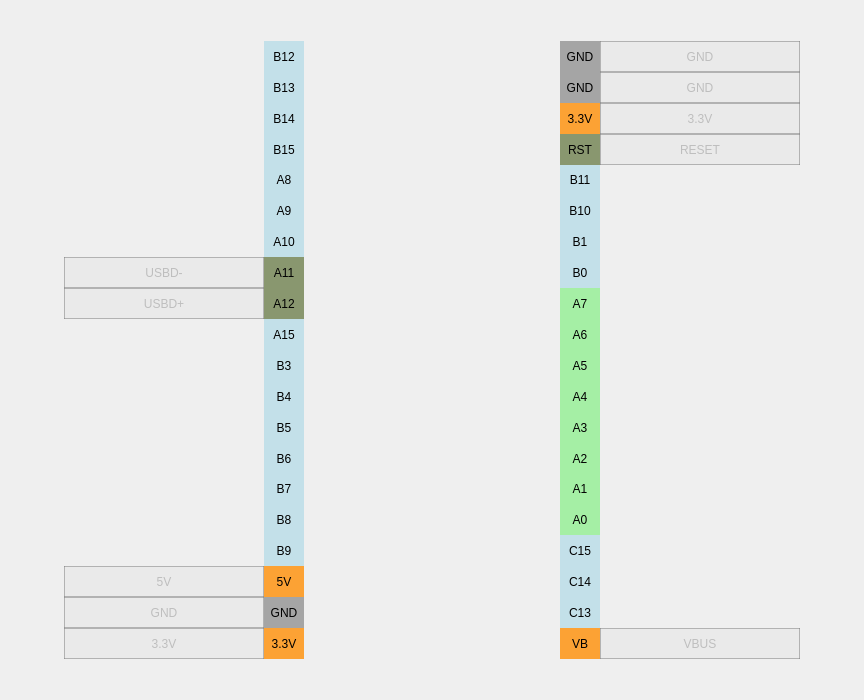
<?xml version="1.0" encoding="UTF-8"?>
<ui version="4.0">
 <class>PinsBluePill</class>
 <widget class="QWidget" name="PinsBluePill">
  <property name="geometry">
   <rect>
    <x>0</x>
    <y>0</y>
    <width>864</width>
    <height>700</height>
   </rect>
  </property>
  <layout class="QGridLayout" name="gridLayout" rowstretch="1,15,1" columnstretch="4,15,16,15,4">
   <property name="leftMargin">
    <number>0</number>
   </property>
   <property name="topMargin">
    <number>0</number>
   </property>
   <property name="rightMargin">
    <number>0</number>
   </property>
   <property name="bottomMargin">
    <number>0</number>
   </property>
   <property name="spacing">
    <number>0</number>
   </property>
   <item row="0" column="2">
    <spacer name="verticalSpacer_2">
     <property name="orientation">
      <enum>Qt::Vertical</enum>
     </property>
     <property name="sizeHint" stdset="0">
      <size>
       <width>20</width>
       <height>40</height>
      </size>
     </property>
    </spacer>
   </item>
   <item row="1" column="1">
    <layout class="QGridLayout" name="layoutG_pinsLeft" columnstretch="5,1">
     <property name="leftMargin">
      <number>0</number>
     </property>
     <property name="rightMargin">
      <number>0</number>
     </property>
     <property name="spacing">
      <number>0</number>
     </property>
     <item row="3" column="1">
      <widget class="QLabel" name="text_B15">
       <property name="styleSheet">
        <string notr="true">background-color: rgba(173, 216, 230, 170);
color: rgb(0, 0, 0);</string>
       </property>
       <property name="text">
        <string notr="true">B15</string>
       </property>
       <property name="alignment">
        <set>Qt::AlignCenter</set>
       </property>
       <property name="textInteractionFlags">
        <set>Qt::NoTextInteraction</set>
       </property>
      </widget>
     </item>
     <item row="4" column="1">
      <widget class="QLabel" name="text_A8">
       <property name="styleSheet">
        <string notr="true">background-color: rgba(173, 216, 230, 170);
color: rgb(0, 0, 0);</string>
       </property>
       <property name="text">
        <string notr="true">A8</string>
       </property>
       <property name="alignment">
        <set>Qt::AlignCenter</set>
       </property>
       <property name="textInteractionFlags">
        <set>Qt::NoTextInteraction</set>
       </property>
      </widget>
     </item>
     <item row="10" column="1">
      <widget class="QLabel" name="text_B3">
       <property name="styleSheet">
        <string notr="true">background-color: rgba(173, 216, 230, 170);
color: rgb(0, 0, 0);</string>
       </property>
       <property name="text">
        <string notr="true">B3</string>
       </property>
       <property name="alignment">
        <set>Qt::AlignCenter</set>
       </property>
       <property name="textInteractionFlags">
        <set>Qt::NoTextInteraction</set>
       </property>
      </widget>
     </item>
     <item row="5" column="1">
      <widget class="QLabel" name="text_A9">
       <property name="styleSheet">
        <string notr="true">background-color: rgba(173, 216, 230, 170);
color: rgb(0, 0, 0);</string>
       </property>
       <property name="text">
        <string notr="true">A9</string>
       </property>
       <property name="alignment">
        <set>Qt::AlignCenter</set>
       </property>
       <property name="textInteractionFlags">
        <set>Qt::NoTextInteraction</set>
       </property>
      </widget>
     </item>
     <item row="13" column="1">
      <widget class="QLabel" name="text_B6">
       <property name="styleSheet">
        <string notr="true">background-color: rgba(173, 216, 230, 170);
color: rgb(0, 0, 0);</string>
       </property>
       <property name="text">
        <string notr="true">B6</string>
       </property>
       <property name="alignment">
        <set>Qt::AlignCenter</set>
       </property>
       <property name="textInteractionFlags">
        <set>Qt::NoTextInteraction</set>
       </property>
      </widget>
     </item>
     <item row="14" column="1">
      <widget class="QLabel" name="text_B7">
       <property name="styleSheet">
        <string notr="true">background-color: rgba(173, 216, 230, 170);
color: rgb(0, 0, 0);</string>
       </property>
       <property name="text">
        <string notr="true">B7</string>
       </property>
       <property name="alignment">
        <set>Qt::AlignCenter</set>
       </property>
       <property name="textInteractionFlags">
        <set>Qt::NoTextInteraction</set>
       </property>
      </widget>
     </item>
     <item row="19" column="1">
      <widget class="QLabel" name="text_33V_2">
       <property name="styleSheet">
        <string notr="true">background-color: rgba(255, 140, 0, 200);
color: rgb(0, 0, 0);</string>
       </property>
       <property name="text">
        <string notr="true">3.3V</string>
       </property>
       <property name="alignment">
        <set>Qt::AlignCenter</set>
       </property>
       <property name="textInteractionFlags">
        <set>Qt::NoTextInteraction</set>
       </property>
      </widget>
     </item>
     <item row="2" column="1">
      <widget class="QLabel" name="text_B14">
       <property name="styleSheet">
        <string notr="true">background-color: rgba(173, 216, 230, 170);
color: rgb(0, 0, 0);</string>
       </property>
       <property name="text">
        <string notr="true">B14</string>
       </property>
       <property name="alignment">
        <set>Qt::AlignCenter</set>
       </property>
       <property name="textInteractionFlags">
        <set>Qt::NoTextInteraction</set>
       </property>
      </widget>
     </item>
     <item row="15" column="1">
      <widget class="QLabel" name="text_B8">
       <property name="styleSheet">
        <string notr="true">background-color: rgba(173, 216, 230, 170);
color: rgb(0, 0, 0);</string>
       </property>
       <property name="text">
        <string notr="true">B8</string>
       </property>
       <property name="alignment">
        <set>Qt::AlignCenter</set>
       </property>
       <property name="textInteractionFlags">
        <set>Qt::NoTextInteraction</set>
       </property>
      </widget>
     </item>
     <item row="7" column="1">
      <widget class="QLabel" name="text_A11_2">
       <property name="styleSheet">
        <string notr="true">background-color: rgba(85, 107, 47, 170);
color: rgb(0, 0, 0);</string>
       </property>
       <property name="text">
        <string notr="true">A11</string>
       </property>
       <property name="alignment">
        <set>Qt::AlignCenter</set>
       </property>
       <property name="textInteractionFlags">
        <set>Qt::NoTextInteraction</set>
       </property>
      </widget>
     </item>
     <item row="11" column="1">
      <widget class="QLabel" name="text_B4">
       <property name="styleSheet">
        <string notr="true">background-color: rgba(173, 216, 230, 170);
color: rgb(0, 0, 0);</string>
       </property>
       <property name="text">
        <string notr="true">B4</string>
       </property>
       <property name="alignment">
        <set>Qt::AlignCenter</set>
       </property>
       <property name="textInteractionFlags">
        <set>Qt::NoTextInteraction</set>
       </property>
      </widget>
     </item>
     <item row="0" column="1">
      <widget class="QLabel" name="text_B12">
       <property name="styleSheet">
        <string notr="true">background-color: rgba(173, 216, 230, 170);
color: rgb(0, 0, 0);</string>
       </property>
       <property name="text">
        <string notr="true">B12</string>
       </property>
       <property name="alignment">
        <set>Qt::AlignCenter</set>
       </property>
       <property name="textInteractionFlags">
        <set>Qt::NoTextInteraction</set>
       </property>
      </widget>
     </item>
     <item row="12" column="1">
      <widget class="QLabel" name="text_B5">
       <property name="styleSheet">
        <string notr="true">background-color: rgba(173, 216, 230, 170);
color: rgb(0, 0, 0);</string>
       </property>
       <property name="text">
        <string notr="true">B5</string>
       </property>
       <property name="alignment">
        <set>Qt::AlignCenter</set>
       </property>
       <property name="textInteractionFlags">
        <set>Qt::NoTextInteraction</set>
       </property>
      </widget>
     </item>
     <item row="16" column="1">
      <widget class="QLabel" name="text_B9">
       <property name="styleSheet">
        <string notr="true">background-color: rgba(173, 216, 230, 170);
color: rgb(0, 0, 0);</string>
       </property>
       <property name="text">
        <string notr="true">B9</string>
       </property>
       <property name="alignment">
        <set>Qt::AlignCenter</set>
       </property>
       <property name="textInteractionFlags">
        <set>Qt::NoTextInteraction</set>
       </property>
      </widget>
     </item>
     <item row="8" column="1">
      <widget class="QLabel" name="text_A12_2">
       <property name="styleSheet">
        <string notr="true">background-color: rgba(85, 107, 47, 170);
color: rgb(0, 0, 0);</string>
       </property>
       <property name="text">
        <string notr="true">A12</string>
       </property>
       <property name="alignment">
        <set>Qt::AlignCenter</set>
       </property>
       <property name="textInteractionFlags">
        <set>Qt::NoTextInteraction</set>
       </property>
      </widget>
     </item>
     <item row="17" column="1">
      <widget class="QLabel" name="text_5V_2">
       <property name="styleSheet">
        <string notr="true">background-color: rgba(255, 140, 0, 200);
color: rgb(0, 0, 0);</string>
       </property>
       <property name="text">
        <string notr="true">5V</string>
       </property>
       <property name="alignment">
        <set>Qt::AlignCenter</set>
       </property>
       <property name="textInteractionFlags">
        <set>Qt::NoTextInteraction</set>
       </property>
      </widget>
     </item>
     <item row="9" column="1">
      <widget class="QLabel" name="text_A15">
       <property name="styleSheet">
        <string notr="true">background-color: rgba(173, 216, 230, 170);
color: rgb(0, 0, 0);</string>
       </property>
       <property name="text">
        <string notr="true">A15</string>
       </property>
       <property name="alignment">
        <set>Qt::AlignCenter</set>
       </property>
       <property name="textInteractionFlags">
        <set>Qt::NoTextInteraction</set>
       </property>
      </widget>
     </item>
     <item row="18" column="1">
      <widget class="QLabel" name="text_GND_2">
       <property name="styleSheet">
        <string notr="true">background-color: rgba(128, 128, 128, 170);
color: rgb(0, 0, 0);</string>
       </property>
       <property name="text">
        <string notr="true">GND</string>
       </property>
       <property name="alignment">
        <set>Qt::AlignCenter</set>
       </property>
       <property name="textInteractionFlags">
        <set>Qt::NoTextInteraction</set>
       </property>
      </widget>
     </item>
     <item row="1" column="1">
      <widget class="QLabel" name="text_B13">
       <property name="styleSheet">
        <string notr="true">background-color: rgba(173, 216, 230, 170);
color: rgb(0, 0, 0);</string>
       </property>
       <property name="text">
        <string notr="true">B13</string>
       </property>
       <property name="alignment">
        <set>Qt::AlignCenter</set>
       </property>
       <property name="textInteractionFlags">
        <set>Qt::NoTextInteraction</set>
       </property>
      </widget>
     </item>
     <item row="6" column="1">
      <widget class="QLabel" name="text_A10">
       <property name="styleSheet">
        <string notr="true">background-color: rgba(173, 216, 230, 170);
color: rgb(0, 0, 0);</string>
       </property>
       <property name="text">
        <string notr="true">A10</string>
       </property>
       <property name="alignment">
        <set>Qt::AlignCenter</set>
       </property>
       <property name="textInteractionFlags">
        <set>Qt::NoTextInteraction</set>
       </property>
      </widget>
     </item>
     <item row="18" column="0">
      <widget class="QLabel" name="label_GND">
       <property name="enabled">
        <bool>false</bool>
       </property>
       <property name="styleSheet">
        <string notr="true">border: 1px solid;
border-color: rgba(124, 124, 124, 130);
background-color: rgba(105, 105, 105, 10);</string>
       </property>
       <property name="frameShape">
        <enum>QFrame::StyledPanel</enum>
       </property>
       <property name="text">
        <string notr="true">GND</string>
       </property>
       <property name="alignment">
        <set>Qt::AlignCenter</set>
       </property>
      </widget>
     </item>
     <item row="19" column="0">
      <widget class="QLabel" name="label_33V">
       <property name="enabled">
        <bool>false</bool>
       </property>
       <property name="styleSheet">
        <string notr="true">border: 1px solid;
border-color: rgba(124, 124, 124, 130);
background-color: rgba(105, 105, 105, 10);</string>
       </property>
       <property name="frameShape">
        <enum>QFrame::StyledPanel</enum>
       </property>
       <property name="text">
        <string notr="true">3.3V</string>
       </property>
       <property name="alignment">
        <set>Qt::AlignCenter</set>
       </property>
      </widget>
     </item>
     <item row="17" column="0">
      <widget class="QLabel" name="label_5V">
       <property name="enabled">
        <bool>false</bool>
       </property>
       <property name="styleSheet">
        <string notr="true">border: 1px solid;
border-color: rgba(124, 124, 124, 130);
background-color: rgba(105, 105, 105, 10);</string>
       </property>
       <property name="frameShape">
        <enum>QFrame::StyledPanel</enum>
       </property>
       <property name="text">
        <string notr="true">5V</string>
       </property>
       <property name="alignment">
        <set>Qt::AlignCenter</set>
       </property>
      </widget>
     </item>
     <item row="7" column="0">
      <widget class="QLabel" name="label_USBDminus">
       <property name="enabled">
        <bool>false</bool>
       </property>
       <property name="styleSheet">
        <string notr="true">border: 1px solid;
border-color: rgba(124, 124, 124, 130);
background-color: rgba(105, 105, 105, 10);</string>
       </property>
       <property name="frameShape">
        <enum>QFrame::StyledPanel</enum>
       </property>
       <property name="text">
        <string notr="true">USBD-</string>
       </property>
       <property name="alignment">
        <set>Qt::AlignCenter</set>
       </property>
      </widget>
     </item>
     <item row="8" column="0">
      <widget class="QLabel" name="label_USBDplus">
       <property name="enabled">
        <bool>false</bool>
       </property>
       <property name="styleSheet">
        <string notr="true">border: 1px solid;
border-color: rgba(124, 124, 124, 130);
background-color: rgba(105, 105, 105, 10);</string>
       </property>
       <property name="frameShape">
        <enum>QFrame::StyledPanel</enum>
       </property>
       <property name="text">
        <string notr="true">USBD+</string>
       </property>
       <property name="alignment">
        <set>Qt::AlignCenter</set>
       </property>
      </widget>
     </item>
    </layout>
   </item>
   <item row="1" column="3">
    <layout class="QGridLayout" name="layoutG_pinsRight" columnstretch="1,5">
     <property name="leftMargin">
      <number>0</number>
     </property>
     <property name="spacing">
      <number>0</number>
     </property>
     <item row="15" column="0">
      <widget class="QLabel" name="text_A0">
       <property name="styleSheet">
        <string notr="true">background-color: rgba(144, 238, 144, 200);
color: rgb(0, 0, 0);</string>
       </property>
       <property name="text">
        <string notr="true">A0</string>
       </property>
       <property name="alignment">
        <set>Qt::AlignCenter</set>
       </property>
       <property name="textInteractionFlags">
        <set>Qt::NoTextInteraction</set>
       </property>
      </widget>
     </item>
     <item row="10" column="0">
      <widget class="QLabel" name="text_A5">
       <property name="styleSheet">
        <string notr="true">background-color: rgba(144, 238, 144, 200);
color: rgb(0, 0, 0);</string>
       </property>
       <property name="text">
        <string notr="true">A5</string>
       </property>
       <property name="alignment">
        <set>Qt::AlignCenter</set>
       </property>
       <property name="textInteractionFlags">
        <set>Qt::NoTextInteraction</set>
       </property>
      </widget>
     </item>
     <item row="5" column="0">
      <widget class="QLabel" name="text_B10">
       <property name="styleSheet">
        <string notr="true">background-color: rgba(173, 216, 230, 170);
color: rgb(0, 0, 0);</string>
       </property>
       <property name="text">
        <string notr="true">B10</string>
       </property>
       <property name="alignment">
        <set>Qt::AlignCenter</set>
       </property>
       <property name="textInteractionFlags">
        <set>Qt::NoTextInteraction</set>
       </property>
      </widget>
     </item>
     <item row="18" column="0">
      <widget class="QLabel" name="text_C13">
       <property name="styleSheet">
        <string notr="true">background-color: rgba(173, 216, 230, 170);
color: rgb(0, 0, 0);</string>
       </property>
       <property name="text">
        <string notr="true">C13</string>
       </property>
       <property name="alignment">
        <set>Qt::AlignCenter</set>
       </property>
       <property name="textInteractionFlags">
        <set>Qt::NoTextInteraction</set>
       </property>
      </widget>
     </item>
     <item row="1" column="0">
      <widget class="QLabel" name="text_GND_3">
       <property name="styleSheet">
        <string notr="true">background-color: rgba(128, 128, 128, 170);
color: rgb(0, 0, 0);</string>
       </property>
       <property name="text">
        <string notr="true">GND</string>
       </property>
       <property name="alignment">
        <set>Qt::AlignCenter</set>
       </property>
       <property name="textInteractionFlags">
        <set>Qt::NoTextInteraction</set>
       </property>
      </widget>
     </item>
     <item row="2" column="0">
      <widget class="QLabel" name="text_33V_3">
       <property name="styleSheet">
        <string notr="true">background-color: rgba(255, 140, 0, 200);
color: rgb(0, 0, 0);</string>
       </property>
       <property name="text">
        <string notr="true">3.3V</string>
       </property>
       <property name="alignment">
        <set>Qt::AlignCenter</set>
       </property>
       <property name="textInteractionFlags">
        <set>Qt::NoTextInteraction</set>
       </property>
      </widget>
     </item>
     <item row="0" column="0">
      <widget class="QLabel" name="text_GND_4">
       <property name="enabled">
        <bool>true</bool>
       </property>
       <property name="sizePolicy">
        <sizepolicy hsizetype="Preferred" vsizetype="Preferred">
         <horstretch>0</horstretch>
         <verstretch>0</verstretch>
        </sizepolicy>
       </property>
       <property name="minimumSize">
        <size>
         <width>0</width>
         <height>0</height>
        </size>
       </property>
       <property name="baseSize">
        <size>
         <width>30</width>
         <height>30</height>
        </size>
       </property>
       <property name="styleSheet">
        <string notr="true">background-color: rgba(128, 128, 128, 170);
color: rgb(0, 0, 0);</string>
       </property>
       <property name="text">
        <string notr="true">GND</string>
       </property>
       <property name="alignment">
        <set>Qt::AlignCenter</set>
       </property>
       <property name="textInteractionFlags">
        <set>Qt::NoTextInteraction</set>
       </property>
      </widget>
     </item>
     <item row="11" column="0">
      <widget class="QLabel" name="text_A4">
       <property name="styleSheet">
        <string notr="true">background-color: rgba(144, 238, 144, 200);
color: rgb(0, 0, 0);</string>
       </property>
       <property name="text">
        <string notr="true">A4</string>
       </property>
       <property name="alignment">
        <set>Qt::AlignCenter</set>
       </property>
       <property name="textInteractionFlags">
        <set>Qt::NoTextInteraction</set>
       </property>
      </widget>
     </item>
     <item row="19" column="0">
      <widget class="QLabel" name="text_VB">
       <property name="styleSheet">
        <string notr="true">background-color: rgba(255, 140, 0, 200);
color: rgb(0, 0, 0);</string>
       </property>
       <property name="text">
        <string notr="true">VB</string>
       </property>
       <property name="alignment">
        <set>Qt::AlignCenter</set>
       </property>
       <property name="textInteractionFlags">
        <set>Qt::NoTextInteraction</set>
       </property>
      </widget>
     </item>
     <item row="9" column="0">
      <widget class="QLabel" name="text_A6">
       <property name="styleSheet">
        <string notr="true">background-color: rgba(144, 238, 144, 200);
color: rgb(0, 0, 0);</string>
       </property>
       <property name="text">
        <string notr="true">A6</string>
       </property>
       <property name="alignment">
        <set>Qt::AlignCenter</set>
       </property>
       <property name="textInteractionFlags">
        <set>Qt::NoTextInteraction</set>
       </property>
      </widget>
     </item>
     <item row="8" column="0">
      <widget class="QLabel" name="text_A7">
       <property name="styleSheet">
        <string notr="true">background-color: rgba(144, 238, 144, 200);
color: rgb(0, 0, 0);</string>
       </property>
       <property name="text">
        <string notr="true">A7</string>
       </property>
       <property name="alignment">
        <set>Qt::AlignCenter</set>
       </property>
       <property name="textInteractionFlags">
        <set>Qt::NoTextInteraction</set>
       </property>
      </widget>
     </item>
     <item row="3" column="0">
      <widget class="QLabel" name="text_RST">
       <property name="styleSheet">
        <string notr="true">background-color: rgba(85, 107, 47, 170);
color: rgb(0, 0, 0);</string>
       </property>
       <property name="text">
        <string notr="true">RST</string>
       </property>
       <property name="alignment">
        <set>Qt::AlignCenter</set>
       </property>
       <property name="textInteractionFlags">
        <set>Qt::NoTextInteraction</set>
       </property>
      </widget>
     </item>
     <item row="14" column="0">
      <widget class="QLabel" name="text_A1">
       <property name="styleSheet">
        <string notr="true">background-color: rgba(144, 238, 144, 200);
color: rgb(0, 0, 0);</string>
       </property>
       <property name="text">
        <string notr="true">A1</string>
       </property>
       <property name="alignment">
        <set>Qt::AlignCenter</set>
       </property>
       <property name="textInteractionFlags">
        <set>Qt::NoTextInteraction</set>
       </property>
      </widget>
     </item>
     <item row="16" column="0">
      <widget class="QLabel" name="text_C15">
       <property name="styleSheet">
        <string notr="true">background-color: rgba(173, 216, 230, 170);
color: rgb(0, 0, 0);</string>
       </property>
       <property name="text">
        <string notr="true">C15</string>
       </property>
       <property name="alignment">
        <set>Qt::AlignCenter</set>
       </property>
       <property name="textInteractionFlags">
        <set>Qt::NoTextInteraction</set>
       </property>
      </widget>
     </item>
     <item row="6" column="0">
      <widget class="QLabel" name="text_B1">
       <property name="styleSheet">
        <string notr="true">background-color: rgba(173, 216, 230, 170);
color: rgb(0, 0, 0);</string>
       </property>
       <property name="text">
        <string notr="true">B1</string>
       </property>
       <property name="alignment">
        <set>Qt::AlignCenter</set>
       </property>
       <property name="textInteractionFlags">
        <set>Qt::NoTextInteraction</set>
       </property>
      </widget>
     </item>
     <item row="12" column="0">
      <widget class="QLabel" name="text_A3">
       <property name="styleSheet">
        <string notr="true">background-color: rgba(144, 238, 144, 200);
color: rgb(0, 0, 0);</string>
       </property>
       <property name="text">
        <string notr="true">A3</string>
       </property>
       <property name="alignment">
        <set>Qt::AlignCenter</set>
       </property>
       <property name="textInteractionFlags">
        <set>Qt::NoTextInteraction</set>
       </property>
      </widget>
     </item>
     <item row="4" column="0">
      <widget class="QLabel" name="text_B11">
       <property name="styleSheet">
        <string notr="true">background-color: rgba(173, 216, 230, 170);
color: rgb(0, 0, 0);</string>
       </property>
       <property name="text">
        <string notr="true">B11</string>
       </property>
       <property name="alignment">
        <set>Qt::AlignCenter</set>
       </property>
       <property name="textInteractionFlags">
        <set>Qt::NoTextInteraction</set>
       </property>
      </widget>
     </item>
     <item row="17" column="0">
      <widget class="QLabel" name="text_C14">
       <property name="styleSheet">
        <string notr="true">background-color: rgba(173, 216, 230, 170);
color: rgb(0, 0, 0);</string>
       </property>
       <property name="text">
        <string notr="true">C14</string>
       </property>
       <property name="alignment">
        <set>Qt::AlignCenter</set>
       </property>
       <property name="textInteractionFlags">
        <set>Qt::NoTextInteraction</set>
       </property>
      </widget>
     </item>
     <item row="13" column="0">
      <widget class="QLabel" name="text_A2">
       <property name="styleSheet">
        <string notr="true">background-color: rgba(144, 238, 144, 200);
color: rgb(0, 0, 0);</string>
       </property>
       <property name="text">
        <string notr="true">A2</string>
       </property>
       <property name="alignment">
        <set>Qt::AlignCenter</set>
       </property>
       <property name="textInteractionFlags">
        <set>Qt::NoTextInteraction</set>
       </property>
      </widget>
     </item>
     <item row="7" column="0">
      <widget class="QLabel" name="text_B0">
       <property name="styleSheet">
        <string notr="true">background-color: rgba(173, 216, 230, 170);
color: rgb(0, 0, 0);</string>
       </property>
       <property name="text">
        <string notr="true">B0</string>
       </property>
       <property name="alignment">
        <set>Qt::AlignCenter</set>
       </property>
       <property name="textInteractionFlags">
        <set>Qt::NoTextInteraction</set>
       </property>
      </widget>
     </item>
     <item row="0" column="1">
      <widget class="QLabel" name="label_GND_3">
       <property name="enabled">
        <bool>false</bool>
       </property>
       <property name="styleSheet">
        <string notr="true">border: 1px solid;
border-color: rgba(124, 124, 124, 130);
background-color: rgba(105, 105, 105, 10);</string>
       </property>
       <property name="frameShape">
        <enum>QFrame::StyledPanel</enum>
       </property>
       <property name="text">
        <string notr="true">GND</string>
       </property>
       <property name="alignment">
        <set>Qt::AlignCenter</set>
       </property>
      </widget>
     </item>
     <item row="1" column="1">
      <widget class="QLabel" name="label_GND_2">
       <property name="enabled">
        <bool>false</bool>
       </property>
       <property name="styleSheet">
        <string notr="true">border: 1px solid;
border-color: rgba(124, 124, 124, 130);
background-color: rgba(105, 105, 105, 10);</string>
       </property>
       <property name="frameShape">
        <enum>QFrame::StyledPanel</enum>
       </property>
       <property name="text">
        <string notr="true">GND</string>
       </property>
       <property name="alignment">
        <set>Qt::AlignCenter</set>
       </property>
      </widget>
     </item>
     <item row="2" column="1">
      <widget class="QLabel" name="label_33V_2">
       <property name="enabled">
        <bool>false</bool>
       </property>
       <property name="styleSheet">
        <string notr="true">border: 1px solid;
border-color: rgba(124, 124, 124, 130);
background-color: rgba(105, 105, 105, 10);</string>
       </property>
       <property name="frameShape">
        <enum>QFrame::StyledPanel</enum>
       </property>
       <property name="text">
        <string notr="true">3.3V</string>
       </property>
       <property name="alignment">
        <set>Qt::AlignCenter</set>
       </property>
      </widget>
     </item>
     <item row="3" column="1">
      <widget class="QLabel" name="label_RST">
       <property name="enabled">
        <bool>false</bool>
       </property>
       <property name="styleSheet">
        <string notr="true">border: 1px solid;
border-color: rgba(124, 124, 124, 130);
background-color: rgba(105, 105, 105, 10);</string>
       </property>
       <property name="frameShape">
        <enum>QFrame::StyledPanel</enum>
       </property>
       <property name="text">
        <string notr="true">RESET</string>
       </property>
       <property name="alignment">
        <set>Qt::AlignCenter</set>
       </property>
      </widget>
     </item>
     <item row="19" column="1">
      <widget class="QLabel" name="label_VBUS">
       <property name="enabled">
        <bool>false</bool>
       </property>
       <property name="styleSheet">
        <string notr="true">border: 1px solid;
border-color: rgba(124, 124, 124, 130);
background-color: rgba(105, 105, 105, 10);</string>
       </property>
       <property name="frameShape">
        <enum>QFrame::StyledPanel</enum>
       </property>
       <property name="text">
        <string notr="true">VBUS</string>
       </property>
       <property name="alignment">
        <set>Qt::AlignCenter</set>
       </property>
      </widget>
     </item>
    </layout>
   </item>
   <item row="1" column="0">
    <spacer name="horizontalSpacer">
     <property name="orientation">
      <enum>Qt::Horizontal</enum>
     </property>
     <property name="sizeHint" stdset="0">
      <size>
       <width>40</width>
       <height>20</height>
      </size>
     </property>
    </spacer>
   </item>
   <item row="1" column="2">
    <widget class="QLabel" name="label_ControllerImage">
     <property name="sizePolicy">
      <sizepolicy hsizetype="Ignored" vsizetype="Ignored">
       <horstretch>0</horstretch>
       <verstretch>0</verstretch>
      </sizepolicy>
     </property>
     <property name="text">
      <string/>
     </property>
     <property name="pixmap">
      <pixmap resource="../resources.qrc">:/Images/BluePill_render.jpg</pixmap>
     </property>
     <property name="scaledContents">
      <bool>true</bool>
     </property>
    </widget>
   </item>
   <item row="2" column="2">
    <spacer name="verticalSpacer">
     <property name="orientation">
      <enum>Qt::Vertical</enum>
     </property>
     <property name="sizeHint" stdset="0">
      <size>
       <width>20</width>
       <height>40</height>
      </size>
     </property>
    </spacer>
   </item>
   <item row="1" column="4">
    <spacer name="horizontalSpacer_2">
     <property name="orientation">
      <enum>Qt::Horizontal</enum>
     </property>
     <property name="sizeHint" stdset="0">
      <size>
       <width>40</width>
       <height>20</height>
      </size>
     </property>
    </spacer>
   </item>
  </layout>
 </widget>
 <resources>
  <include location="../resources.qrc"/>
 </resources>
 <connections/>
</ui>
